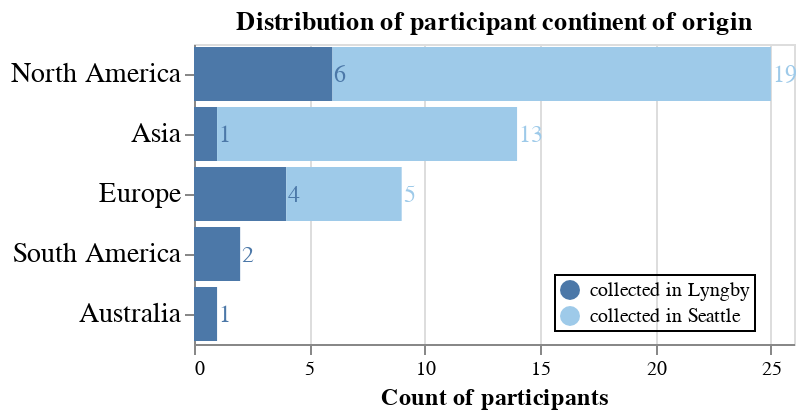

Notebook code for this chart:
### Code cell
# altair stacked bar with text
bars = alt.Chart(participants).mark_bar().encode(
    x=alt.X('count(continent_of_origin)',
            title="Count of participants ",
            axis=alt.Axis(titleFontSize=12)),
    y=alt.Y('continent_of_origin',title="",sort='-x',axis=alt.Axis(labelFontSize=14)),
    color=alt.Color('data_collection:N',title="",
                    legend=alt.Legend(
                        orient='none',
                        legendX=180, legendY=115,
                        direction='vertical',
                        titleAnchor='middle',
                        strokeColor='black',
                        padding=2)
                   ).scale(scheme="tableau20"),    
    tooltip=['continent_of_origin','data_collection','count(continent_of_origin)']
).properties(width=300,height=150,title="Distribution of participant continent of origin")


text_indiv = alt.Chart(participants).mark_text(dx=1,align='left',size=12).encode(
     x=alt.X('count(continent_of_origin)').stack('zero'),
     y=alt.Y('continent_of_origin',title="",sort='-x',axis=alt.Axis(labelFontSize=14)),
    detail='data_collection:N',
    color='data_collection',
    text=alt.Text('count(continent_of_origin):Q')
)

chart = bars + text_indiv
chart.save('figs/participant_sampling.html')
chart.save('json/fig1_participant_sampling.json')
chart

### Figure 1 — Vega-Lite specification as saved in the notebook (floating-point values rounded to 4 significant figures)
{"config": {"view": {"continuousWidth": 300, "continuousHeight": 300}}, "layer": [{"mark": {"type": "bar"}, "encoding": {"color": {"field": "data_collection", "legend": {"direction": "vertical", "legendX": 180, "legendY": 115, "orient": "none", "padding": 2, "strokeColor": "black", "titleAnchor": "middle"}, "scale": {"scheme": "tableau20"}, "title": "", "type": "nominal"}, "tooltip": [{"field": "continent_of_origin", "type": "nominal"}, {"field": "data_collection", "type": "nominal"}, {"aggregate": "count", "field": "continent_of_origin", "type": "nominal"}], "x": {"aggregate": "count", "axis": {"titleFontSize": 12}, "field": "continent_of_origin", "title": "Count of participants ", "type": "nominal"}, "y": {"axis": {"labelFontSize": 14}, "field": "continent_of_origin", "sort": "-x", "title": "", "type": "nominal"}}, "title": "Distribution of participant continent of origin"}, {"mark": {"type": "text", "align": "left", "dx": 1, "size": 12}, "encoding": {"color": {"field": "data_collection", "type": "nominal"}, "detail": {"field": "data_collection", "type": "nominal"}, "text": {"aggregate": "count", "field": "continent_of_origin", "type": "quantitative"}, "x": {"aggregate": "count", "field": "continent_of_origin", "stack": "zero", "type": "nominal"}, "y": {"axis": {"labelFontSize": 14}, "field": "continent_of_origin", "sort": "-x", "title": "", "type": "nominal"}}}], "data": {"name": "data-67d3209c23854af6d6d6029256d40d93"}, "height": 150, "width": 300, "$schema": "https://vega.github.io/schema/vega-lite/v5.8.0.json", "datasets": {"data-67d3209c23854af6d6d6029256d40d93": [{"participant_id": 1, "continent_of_origin": "North America", "data_collection": "collected in Lyngby", "continent_adj": "North America"}, {"participant_id": 2, "continent_of_origin": "Europe", "data_collection": "collected in Lyngby", "continent_adj": "Europe"}, {"participant_id": 3, "continent_of_origin": "North America", "data_collection": "collected in Lyngby", "continent_adj": "North America"}, {"participant_id": 4, "continent_of_origin": "Europe", "data_collection": "collected in Lyngby", "continent_adj": "Europe"}, {"participant_id": 5, "continent_of_origin": "Europe", "data_collection": "collected in Lyngby", "continent_adj": "Europe"}, {"participant_id": 6, "continent_of_origin": "North America", "data_collection": "collected in Lyngby", "continent_adj": "North America"}, {"participant_id": 7, "continent_of_origin": "North America", "data_collection": "collected in Lyngby", "continent_adj": "North America"}, {"participant_id": 8, "continent_of_origin": "Europe", "data_collection": "collected in Lyngby", "continent_adj": "Europe"}, {"participant_id": 9, "continent_of_origin": "Australia", "data_collection": "collected in Lyngby", "continent_adj": "Aus/SA"}, {"participant_id": 10, "continent_of_origin": "North America", "data_collection": "collected in Lyngby", "continent_adj": "North America"}, {"participant_id": 11, "continent_of_origin": "North America", "data_collection": "collected in Lyngby", "continent_adj": "North America"}, {"participant_id": 12, "continent_of_origin": "Asia", "data_collection": "collected in Lyngby", "continent_adj": "Asia"}, {"participant_id": 13, "continent_of_origin": "South America", "data_collection": "collected in Lyngby", "continent_adj": "Aus/SA"}, {"participant_id": 14, "continent_of_origin": "South America", "data_collection": "collected in Lyngby", "continent_adj": "Aus/SA"}, {"participant_id": 15, "continent_of_origin": "North America", "data_collection": "collected in Seattle", "continent_adj": "North America"}, {"participant_id": 16, "continent_of_origin": "North America", "data_collection": "collected in Seattle", "continent_adj": "North America"}, {"participant_id": 17, "continent_of_origin": "Europe", "data_collection": "collected in Seattle", "continent_adj": "Europe"}, {"participant_id": 18, "continent_of_origin": "Asia", "data_collection": "collected in Seattle", "continent_adj": "Asia"}, {"participant_id": 19, "continent_of_origin": "North America", "data_collection": "collected in Seattle", "continent_adj": "North America"}, {"participant_id": 20, "continent_of_origin": "Asia", "data_collection": "collected in Seattle", "continent_adj": "Asia"}, {"participant_id": 21, "continent_of_origin": "Asia", "data_collection": "collected in Seattle", "continent_adj": "Asia"}, {"participant_id": 22, "continent_of_origin": "Asia", "data_collection": "collected in Seattle", "continent_adj": "Asia"}, {"participant_id": 23, "continent_of_origin": "North America", "data_collection": "collected in Seattle", "continent_adj": "North America"}, {"participant_id": 24, "continent_of_origin": "Europe", "data_collection": "collected in Seattle", "continent_adj": "Europe"}, {"participant_id": 25, "continent_of_origin": "Asia", "data_collection": "collected in Seattle", "continent_adj": "Asia"}, {"participant_id": 26, "continent_of_origin": "North America", "data_collection": "collected in Seattle", "continent_adj": "North America"}, {"participant_id": 27, "continent_of_origin": "Asia", "data_collection": "collected in Seattle", "continent_adj": "Asia"}, {"participant_id": 28, "continent_of_origin": "Asia", "data_collection": "collected in Seattle", "continent_adj": "Asia"}, {"participant_id": 29, "continent_of_origin": "Asia", "data_collection": "collected in Seattle", "continent_adj": "Asia"}, {"participant_id": 30, "continent_of_origin": "North America", "data_collection": "collected in Seattle", "continent_adj": "North America"}, {"participant_id": 31, "continent_of_origin": "Asia", "data_collection": "collected in Seattle", "continent_adj": "Asia"}, {"participant_id": 32, "continent_of_origin": "North America", "data_collection": "collected in Seattle", "continent_adj": "North America"}, {"participant_id": 33, "continent_of_origin": "North America", "data_collection": "collected in Seattle", "continent_adj": "North America"}, {"participant_id": 34, "continent_of_origin": "North America", "data_collection": "collected in Seattle", "continent_adj": "North America"}, {"participant_id": 35, "continent_of_origin": "North America", "data_collection": "collected in Seattle", "continent_adj": "North America"}, {"participant_id": 36, "continent_of_origin": "North America", "data_collection": "collected in Seattle", "continent_adj": "North America"}, {"participant_id": 37, "continent_of_origin": "Asia", "data_collection": "collected in Seattle", "continent_adj": "Asia"}, {"participant_id": 38, "continent_of_origin": "North America", "data_collection": "collected in Seattle", "continent_adj": "North America"}, {"participant_id": 40, "continent_of_origin": "Asia", "data_collection": "collected in Seattle", "continent_adj": "Asia"}, {"participant_id": 41, "continent_of_origin": "Europe", "data_collection": "collected in Seattle", "continent_adj": "Europe"}, {"participant_id": 42, "continent_of_origin": "North America", "data_collection": "collected in Seattle", "continent_adj": "North America"}, {"participant_id": 43, "continent_of_origin": "North America", "data_collection": "collected in Seattle", "continent_adj": "North America"}, {"participant_id": 44, "continent_of_origin": "North America", "data_collection": "collected in Seattle", "continent_adj": "North America"}, {"participant_id": 45, "continent_of_origin": "North America", "data_collection": "collected in Seattle", "continent_adj": "North America"}, {"participant_id": 46, "continent_of_origin": "Europe", "data_collection": "collected in Seattle", "continent_adj": "Europe"}, {"participant_id": 47, "continent_of_origin": "Asia", "data_collection": "collected in Seattle", "continent_adj": "Asia"}, {"participant_id": 48, "continent_of_origin": "Asia", "data_collection": "collected in Seattle", "continent_adj": "Asia"}, {"participant_id": 49, "continent_of_origin": "North America", "data_collection": "collected in Seattle", "continent_adj": "North America"}, {"participant_id": 50, "continent_of_origin": "North America", "data_collection": "collected in Seattle", "continent_adj": "North America"}, {"participant_id": 51, "continent_of_origin": "North America", "data_collection": "collected in Seattle", "continent_adj": "North America"}, {"participant_id": 52, "continent_of_origin": "Europe", "data_collection": "collected in Seattle", "continent_adj": "Europe"}]}}
